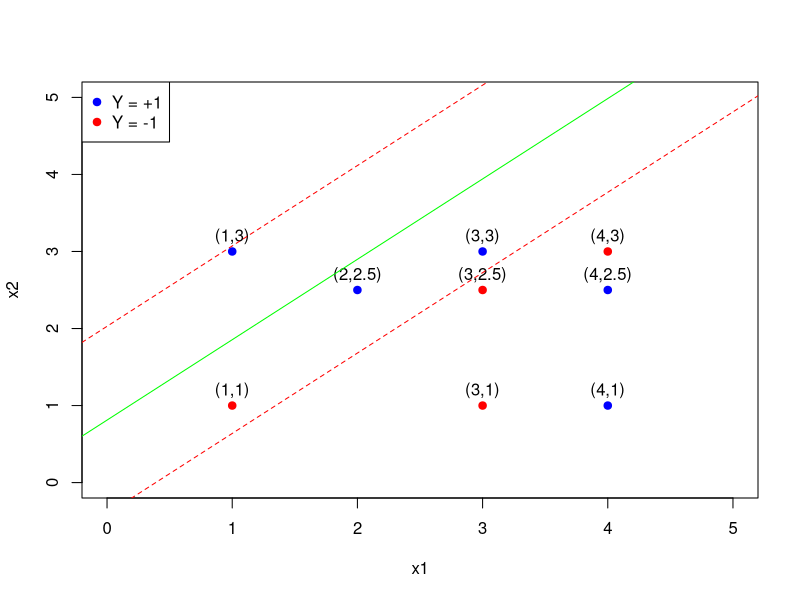
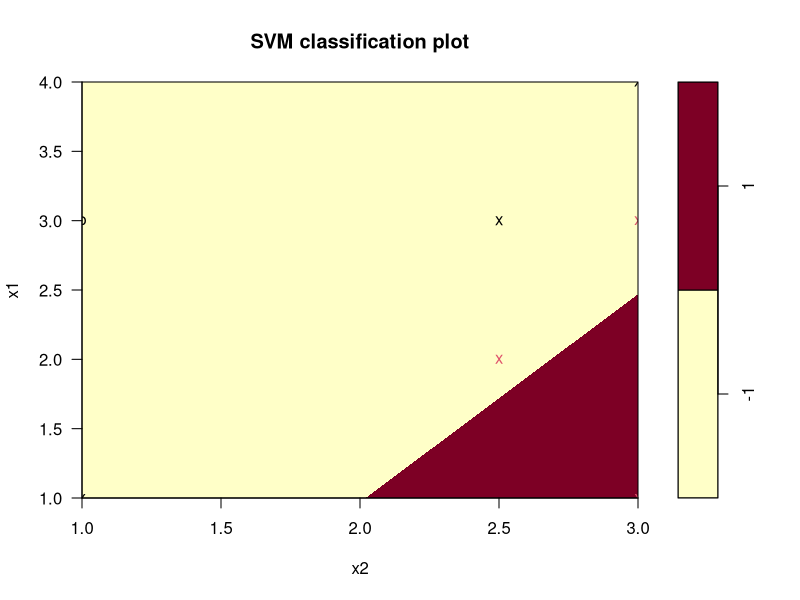
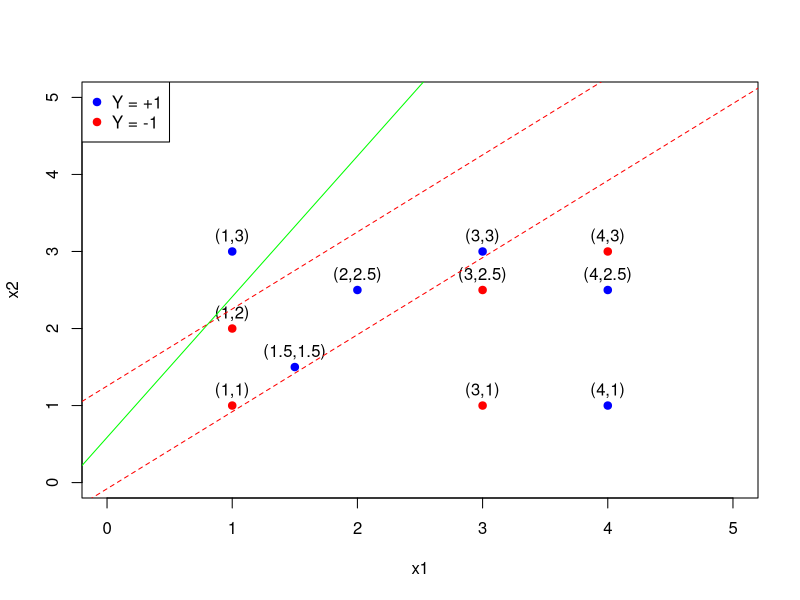
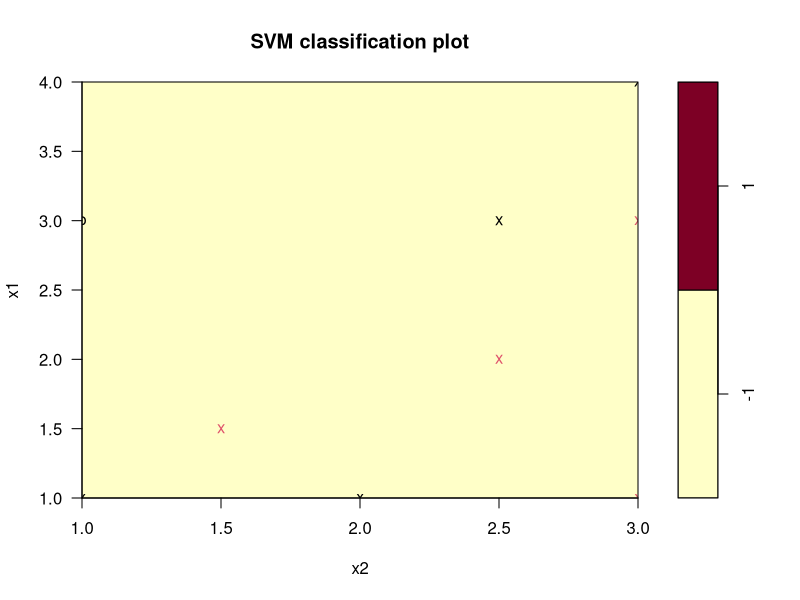

The R script that drew these images, in order:
# kernel = linear 
# kernel = radial, gamma = 0,1
# kernel = polynomial, degree = 3

# Importamos las Librerias necesarias
library (kernlab)
library(e1071)

print_clasificacion <- function (x, w, b) {
  
  if ((t (w) %*% x + b) >= 0)
  {
    print (x)
    print("Pertence a la clase: 1")
    val = 1
  }
  else
  {
    print (x)
    print("Pertence a la clase: -1")
    val = -1
  }
  # Si clasifica positivamente --> azul, si clasifica negativamente --> rojo
  points(x[1], x[2], col = ifelse(val == 1, "blue", "red"), pch = 19)
  text(x[1], x[2], labels = paste("(", x[1], ",", x[2], ")", sep = ""), pos = 3)
}

dataA <- data.frame( 
  x1 = c(1, 3, 1, 3, 2, 3, 4), 
  x2 = c(1, 3, 3, 1, 2.5, 2.5, 3), 
  y = c(-1, 1, 1, -1, 1, -1, -1) 
) 

# Crear un gráfico
plot(dataA[, c("x1", "x2")], col = ifelse(dataA$y == 1, "blue", "red"), pch = 19, xlim = c(0, 5), ylim = c(0, 5))
# Etiquetar los puntos
for (i in 1:nrow(dataA)) {
  text(dataA$x1[i], dataA$x2[i], labels = paste("(", dataA$x1[i], ",", dataA$x2[i], ")", sep = ""), pos = 3)
}
# Agregar una leyenda
legend("topleft", legend = c("Y = +1", "Y = -1"), col = c("blue", "red"), pch = 19)

# Indicamos que la columna y es la importante 
dataA$y <- as.factor(dataA$y)

# Creamos el SVM con los datos del C con un kernel lineal 
svmA <- svm(y~., dataA, kernel="linear") 

#Vectores de soporte 
vsA <- dataA[svmA$index,1:2] 

# Vector de pesos normal al hiperplano (W) 
# Hacemos el CrosProduct entre los vectores soporte y el coe. de Lagrange 
wA <- crossprod(as.matrix(vsA), svmA$coefs) 

# Calcular ancho del canal 
widthA = 2/(sqrt(sum((wA)^2))) 

# Calcular vector B 
bA <- -svmA$rho 

# Calcular la ecuacion del hiperplano y de los planos de soporte positivo y negativo 
Withd=2 / (sum (sqrt ((wA)^2))) 
paste(c("[",wA,"]' * x + [",bA,"] = 0"), collapse=" ") 
paste(c("[",wA,"]' * x + [",bA,"] = 1"), collapse=" ") 
paste(c("[",wA,"]' * x + [",bA,"] = -1"), collapse=" ") 

# Dibujar el hiperplano
abline(a = -bA/wA[2], b = -wA[1]/wA[2], col = "green")
abline(a = (1 - bA) / wA[2], b = -wA[1] / wA[2], col = "red", lty = 2)
abline(a = (-1 - bA) / wA[2], b = -wA[1] / wA[2], col = "red", lty = 2)


# Determinamos a la clase que pertenece cada uno
# Puntos a clasificar
clasif1 = c(4, 2.5)
clasif2 = c(4, 1)

print_clasificacion(clasif1,wA, bA)
print_clasificacion(clasif2,wA, bA)

# El punto [4, 5] se clasifica positivamente.

plot(svmA, dataA)

### B ###
dataB <- data.frame( 
  x1 = c(1, 3, 1, 3, 2, 3, 4, 1.5, 1), 
  x2 = c(1, 3, 3, 1, 2.5, 2.5, 3, 1.5, 2), 
  y = c(-1, 1, 1, -1, 1, -1, -1, 1, -1) 
) 

# Crear un gráfico
plot(dataB[, c("x1", "x2")], col = ifelse(dataB$y == 1, "blue", "red"), pch = 19, xlim = c(0, 5), ylim = c(0, 5))
# Etiquetar los puntos
for (i in 1:nrow(dataB)) {
  text(dataB$x1[i], dataB$x2[i], labels = paste("(", dataB$x1[i], ",", dataB$x2[i], ")", sep = ""), pos = 3)
}
# Agregar una leyenda
legend("topleft", legend = c("Y = +1", "Y = -1"), col = c("blue", "red"), pch = 19)

# Indicamos que la columna y es la importante 
dataB$y <- as.factor(dataB$y)

# Creamos el SVM con los datos del C con un kernel lineal 
svmB <- svm(y~., dataB, kernel="radial", gamma = 0.1) 

#Vectores de soporte 
vsB <- dataB[svmB$index,1:2] 

# Vector de pesos normal al hiperplano (W) 
# Hacemos el CrosProduct entre los vectores soporte y el coe. de Lagrange 
wB <- crossprod(as.matrix(vsB), svmB$coefs) 

# Calcular ancho del canal 
widthB = 2/(sqrt(sum((wB)^2))) 

# Calcular vector B 
bB <- -svmB$rho 

# Calcular la ecuacion del hiperplano y de los planos de soporte positivo y negativo 
Withd=2 / (sum (sqrt ((wB)^2))) 
paste(c("[",wB,"]' * x + [",bB,"] = 0"), collapse=" ") 
paste(c("[",wB,"]' * x + [",bB,"] = 1"), collapse=" ") 
paste(c("[",wB,"]' * x + [",bB,"] = -1"), collapse=" ") 

# Dibujar el hiperplano
abline(a = -bB/wB[2], b = -wB[1]/wA[2], col = "green")
abline(a = (1 - bB) / wB[2], b = -wB[1] / wB[2], col = "red", lty = 2)
abline(a = (-1 - bB) / wB[2], b = -wB[1] / wB[2], col = "red", lty = 2)


# Determinamos a la clase que pertenece cada uno
# Puntos a clasificar
clasif1 = c(4, 2.5)
clasif2 = c(4, 1)

print_clasificacion(clasif1,wB, bB)
print_clasificacion(clasif2,wB, bB)

# El punto [4, 5] se clasifica positivamente.

plot(svmB, dataB)
